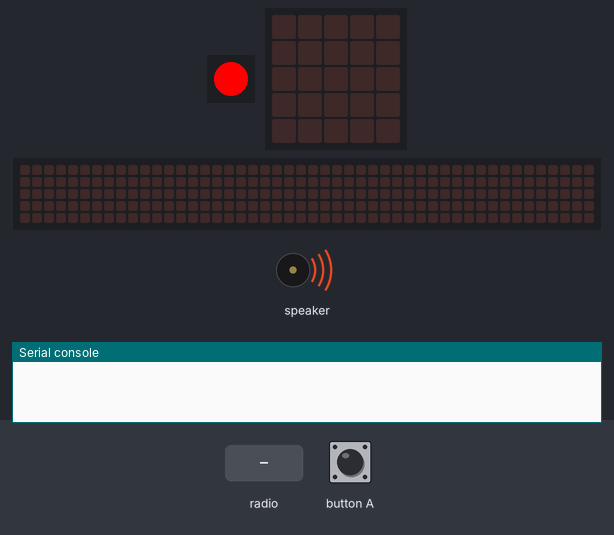
Simulated run of this program. Board: Calliope mini (MakeCode). On the bench: 1 RGB LEDs in strip order, left to right, the board's 5×5 LED display, a strip that is not on the board, showing the scrolling text unrolled, buzzer (waves = sounding), the last lines printed to the serial console. The test bench sets the inputs (shaded band). No radio messages arrive unless stated (any console line starting 'radio sent:' is added by the test bench); the 48×5 strip is a reading aid, not a part: it shows the text the display is scrolling, unrolled, one strip-width of it at a time.

Above: at 1.2 s.
1.3 s: button A pressed for 0.15 s
At 1.53 s:
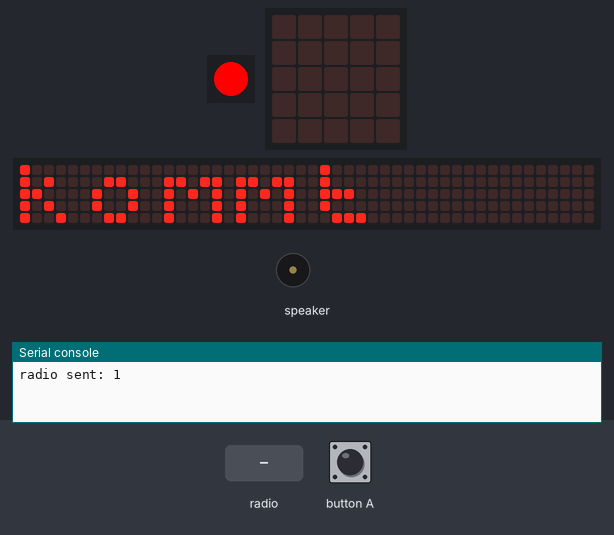
At 2.3 s:
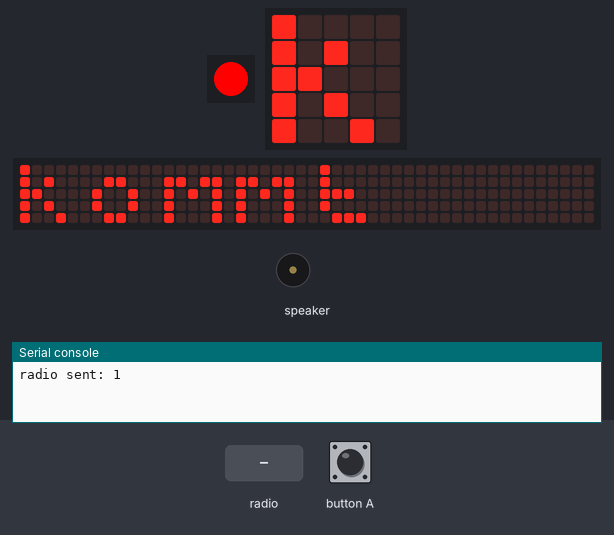
4.3 s: radio message "2" arrives
At 13.9 s:
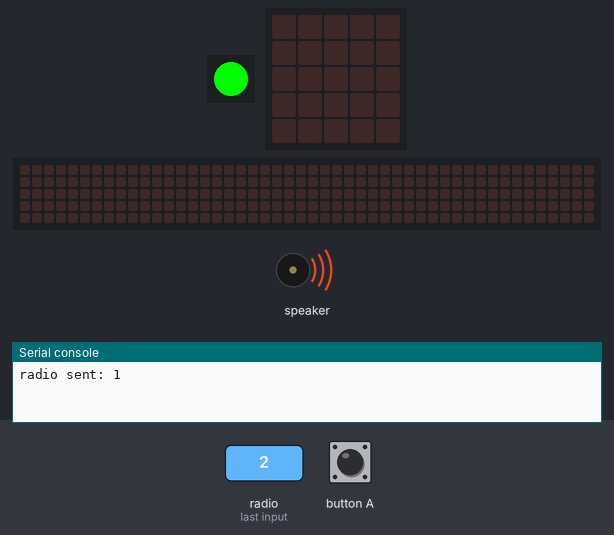
Timing chart, 0 to 22.3 s (numbered marks = the images above; inputs shaded):
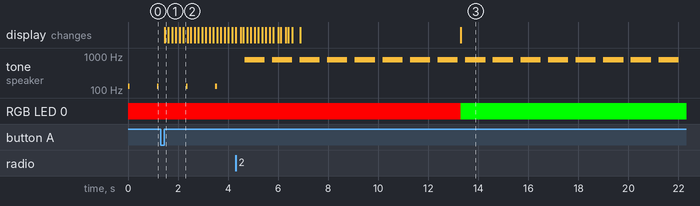

Measured:
- after the input at 1.3 s, the display: changes after 0.16 s (image 1)
- by itself, tone on speaker: alternates 784 Hz for 0.81 s and silent for 0.30 s

The program:

main.ts
```typescript
radio.onReceivedNumber(function (receivedNumber) {
    if (receivedNumber == 2) {
        Farbe = 1
    }
})
input.onButtonPressed(Button.A, function () {
    wunsch = 1
})
let Farbe = 0
let wunsch = 0
wunsch = 0
Farbe = 0
music.setTempo(224)
radio.setGroup(74)
basic.forever(function () {
    if (Farbe == 1) {
        basic.pause(9000)
        basic.setLedColor(0x00ff00)
        basic.pause(9000)
        Farbe = 0
        wunsch = 0
        radio.sendNumber(3)
    } else {
        basic.setLedColor(0xff0000)
    }
})
basic.forever(function () {
    if (Farbe == 1) {
        music.setTempo(224)
        music.playTone(784, music.beat(BeatFraction.Double))
        music.playTone(784, music.beat(BeatFraction.Whole))
        music.rest(music.beat(BeatFraction.Whole))
    } else {
        music.setTempo(224)
        music.playTone(131, music.beat(BeatFraction.Quarter))
        music.rest(music.beat(BeatFraction.Breve))
    }
})
basic.forever(function () {
    if (wunsch && Farbe == 0) {
        radio.sendNumber(1)
        basic.showString("kommt")
        basic.pause(0)
        wunsch = 0
    }
})
```

test.ts
```typescript
// Hier kann man Tests durchführen; diese Datei wird nicht kompiliert, wenn dieses Paket als Erweiterung verwendet wird.
```
